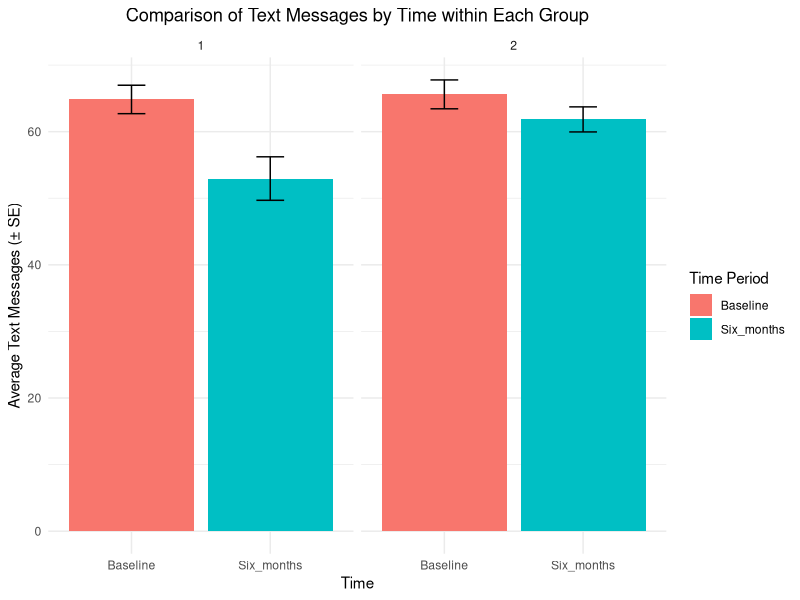

Recreate this plot in R.
# The purpose of this code is for group assignment 3 Visualization #2: Creates
# stratified bar charts of text messages Group and Time
# by: Chris Xu


# read csv file
data <- read.csv("TextMessages.csv", header = TRUE)

library(ggplot2)
library(tidyverse)

# Reshape the data to long format
data_long <- data %>%
  pivot_longer(cols = c(Baseline, Six_months),
               names_to = "Time",
               values_to = "TextMessages")

# Compute summary statistics (mean and standard error)
summary_stats <- data_long %>%
  group_by(Group, Time) %>%
  summarise(
    n = n(),
    mean = mean(TextMessages, na.rm = TRUE),
    sd = sd(TextMessages, na.rm = TRUE),
    se = sd / sqrt(n),
    min = min(TextMessages, na.rm = TRUE),
    max = max(TextMessages, na.rm = TRUE)
  )

print(summary_stats)

# Create faceted bar chart
ggplot(summary_stats, aes(x = Time, y = mean, fill = Time)) +
  geom_bar(stat = "identity", position = "dodge") +
  geom_errorbar(aes(ymin = mean - se, ymax = mean + se),
                width = 0.2, position = position_dodge(width = 0.9)) +
  facet_wrap(~ Group) +
  labs(
    title = "Comparison of Text Messages by Time within Each Group",
    x = "Time",
    y = "Average Text Messages (± SE)",
    fill = "Time Period"
  ) +
  theme_minimal() +
  theme(
    plot.title = element_text(hjust = 0.5),
    legend.position = "right"
  )

#Result: Group 1: Showed a significant decrease in the average number of text
#messages sent, dropping from approximately 66 at Baseline to about 53 at the
#six-month mark. The error bars (which represent standard error) do not overlap,
#suggesting this change is statistically significant.Group 2: Showed only a
#slight decrease in average text messages, from approximately 67 at Baseline to
#62 at six months. The error bars for these two time points overlap, suggesting
#this small drop is likely not statistically significant.In summary, while both
#groups started with a similar average, Group 1 experienced a much larger and
#more statistically significant reduction in text messages after six months
#compared to Group 2.

























